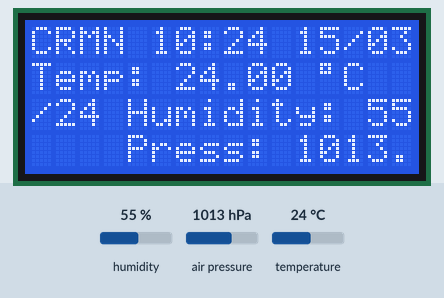
Recording of a sketch running on a simulated Arduino Uno, built with avr-gcc and run on an emulated ATmega328P. Parts: 16×4 character LCD. The inputs (shaded band) are chosen by the test bench; at power-on: air pressure 1013 hPa, humidity 55 %, temperature 24 °C. WiFi joins after 1.5 s; servers stay silent unless stated; network time is answered at once with the bench clock; the local clock reads 2024-03-15 10:24:30 at power-on unless the sketch sets it; what the sketch prints to the serial monitor is not drawn.

Above: at 1.2 s.
1.3 s: air pressure set to 952 hPa
At 11.4 s:
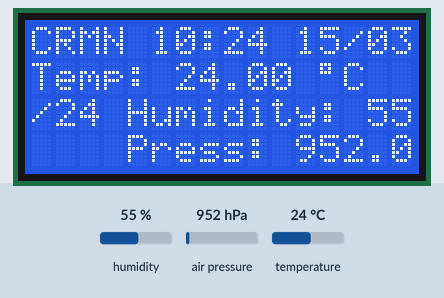
11.7 s: humidity set to 22 %
At 20.7 s:
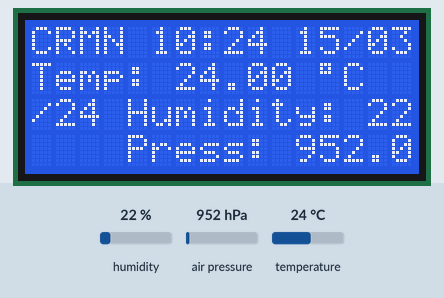
21.8 s: temperature set to 12 °C
At 30.8 s:
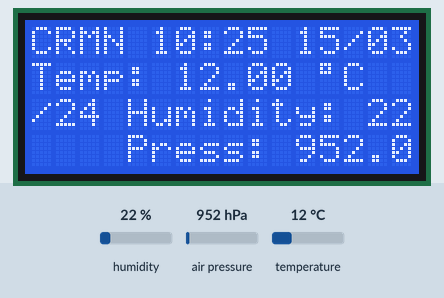
31.8 s: humidity set to 40 %
At 41.4 s:
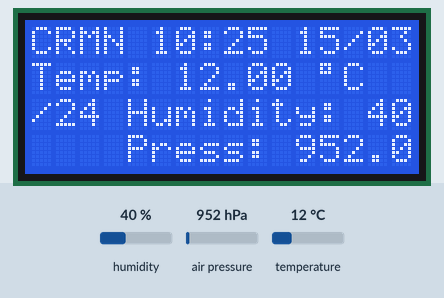
Timing chart, 0 to 42.9 s (numbered marks = the images above; inputs shaded):
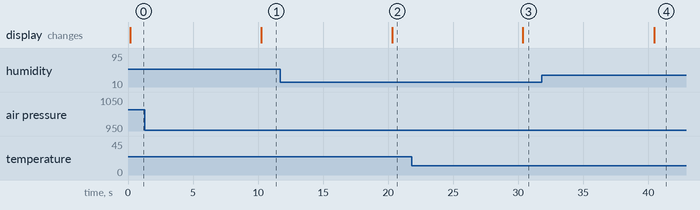

Measured:
- after the input at 1.3 s, the display: changes after 8.9 s (image 1)
- after the input at 11.7 s, the display: changes after 8.6 s (image 2)
- after the input at 21.8 s, the display: changes after 8.6 s (image 3)
- after the input at 31.8 s, the display: changes after 8.7 s (image 4)

The sketch:

EnvironmentalSensor.ino
```cpp
#include <Wire.h>
#include <Adafruit_Sensor.h>
#include <Adafruit_BME280.h>
#include <SPI.h>
#include <TimeLib.h>
#include <Ethernet.h>
#include <LiquidCrystal_I2C.h>
#include <NTPClient.h>

// BME280 sensor setup
Adafruit_BME280 bme;
#define SEALEVELPRESSURE_HPA (1013.25)

// Ethernet settings
// The mac-address of the ethernet shield
byte mac[] = { 0xA8, 0x61, 0x0A, 0xAE, 0xBD, 0x42 };
// A hard coded IP address of your choice
IPAddress ip(192, 168, 103, 20);
EthernetServer server(80);

// LCD setup
LiquidCrystal_I2C lcd(0x27, 16, 4);

// NTP setup
EthernetUDP udp;
NTPClient timeClient(udp, "193.52.184.106"); //points to > pool.ntp.org
const int timeZoneOffset = 2 * 3600; // 2 = GMT + 2 for France

void setup() {
  // Initialize Serial for debugging
  Serial.begin(9600);

  // Initialize peripherals
  Wire.begin();
  bme.begin();

  Ethernet.begin(mac, ip);
  server.begin();

  lcd.begin(16, 4); // Initialize the LCD with 16 columns and 4 rows
  lcd.backlight();  // Turn on the backlight

  Serial.print("Server IP address: ");
  Serial.println(Ethernet.localIP());

  // Initialize NTP
  timeClient.begin();
  timeClient.forceUpdate();
  timeClient.setTimeOffset(timeZoneOffset);
}

void loop() {
  // Handle incoming HTTP requests
  EthernetClient client = server.available();

  if (client) {
    processRequest(client);
    delay(1);
    client.stop();
  }

  // Update sensor readings
  float temperature = bme.readTemperature();
  float humidity = bme.readHumidity();
  float pressure = bme.readPressure() / 100.0F;

  // Update NTP time
  timeClient.update();

  // Format the date & time
  time_t utcCalc = timeClient.getEpochTime();
  Serial.println(utcCalc);
  char timeStamp[40];
  sprintf(timeStamp, "%02d:%02d %02d/%02d/%02d", hour(utcCalc), minute(utcCalc), day(utcCalc), month(utcCalc), year(utcCalc) % 100);

  //If no network time is found, show a warning.
  String topLine;
  //If network time will be wrong, print that the network is down
  if (String(year(utcCalc)) == "1970") {
    topLine = "** Check Network **";
  } else {
    topLine = "CRMN "+String(timeStamp);
  };

  // Clear the LCD screen
  // N.B: This leads to an annoying flicker, but if you're fully changing what's on a line, it is necessary
  //lcd.clear();

  // Display information on the LCD
  lcd.setCursor(0, 0);
  lcd.print(topLine);

  lcd.setCursor(0, 1);
  lcd.print("Temp: ");
  lcd.print(temperature);
  lcd.print(" \xDF""C");

  lcd.setCursor(0, 2);
  lcd.print("Humidity: ");
  lcd.print(humidity);
  lcd.print(" %");

  lcd.setCursor(0, 3);
  lcd.print("Press: ");
  lcd.print(pressure);
  lcd.print(" hPa");

  delay(10000); // Refresh delay for the LCD display
}

// function upon receiving an HTTP connection
void processRequest(EthernetClient client) {
  // Read sensor data
  float temperature = bme.readTemperature();
  float humidity = bme.readHumidity();
  float pressure = bme.readPressure() / 100.0F;

  // Prepare the HTTP response
  String response = "HTTP/1.1 200 OK\r\n";
  response += "Content-Type: application/json\r\n\r\n";
  response += "{";
  response += "\"temperature\": ";
  response += String(temperature);
  response += ", \"humidity\": ";
  response += String(humidity);
  response += ", \"pressure\": ";
  response += String(pressure);
  response += "}";

  // Send the HTTP response
  client.println(response);
}
```
